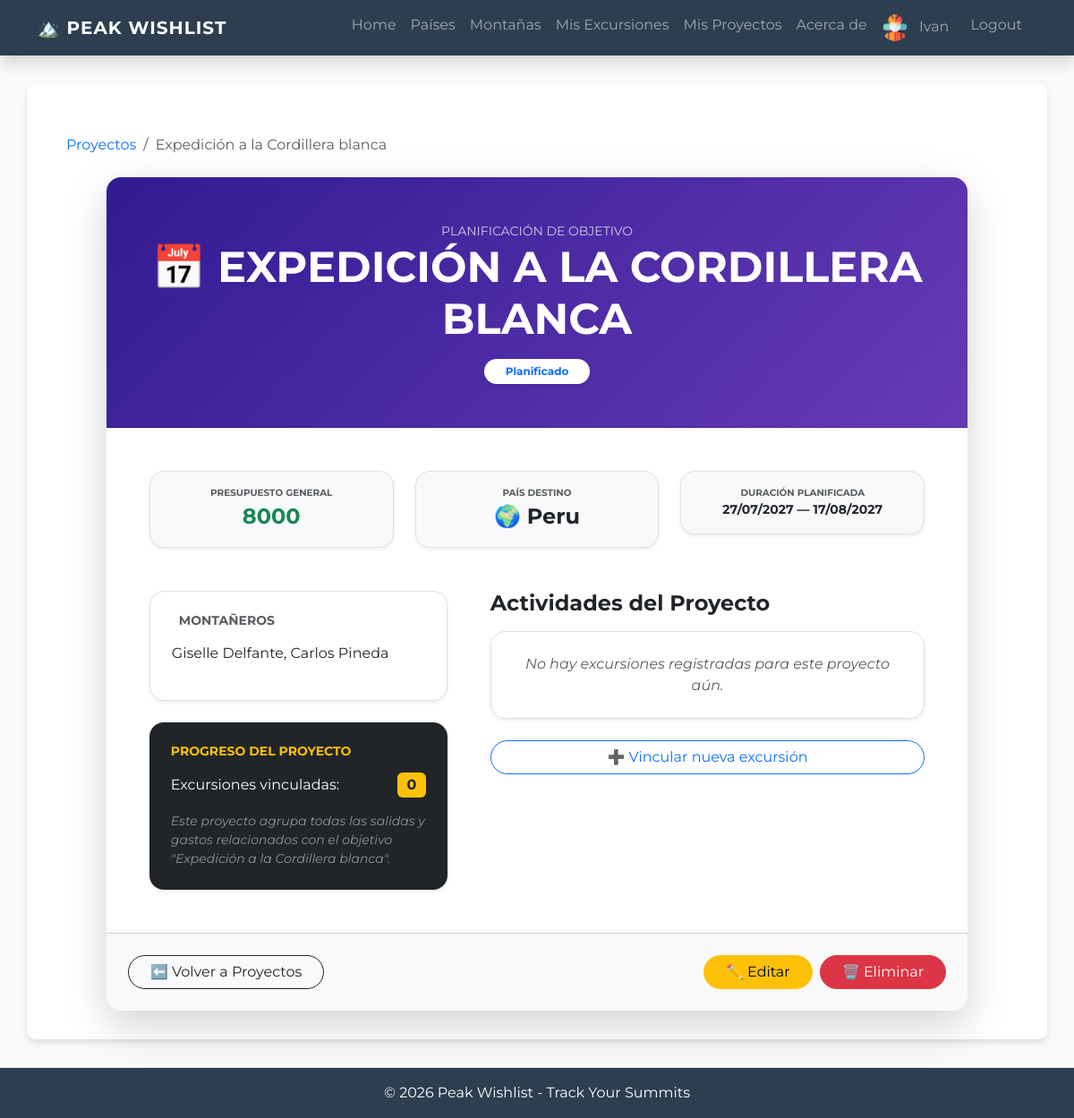
Before: /proyecto/6/ (signed in) with the older database file.
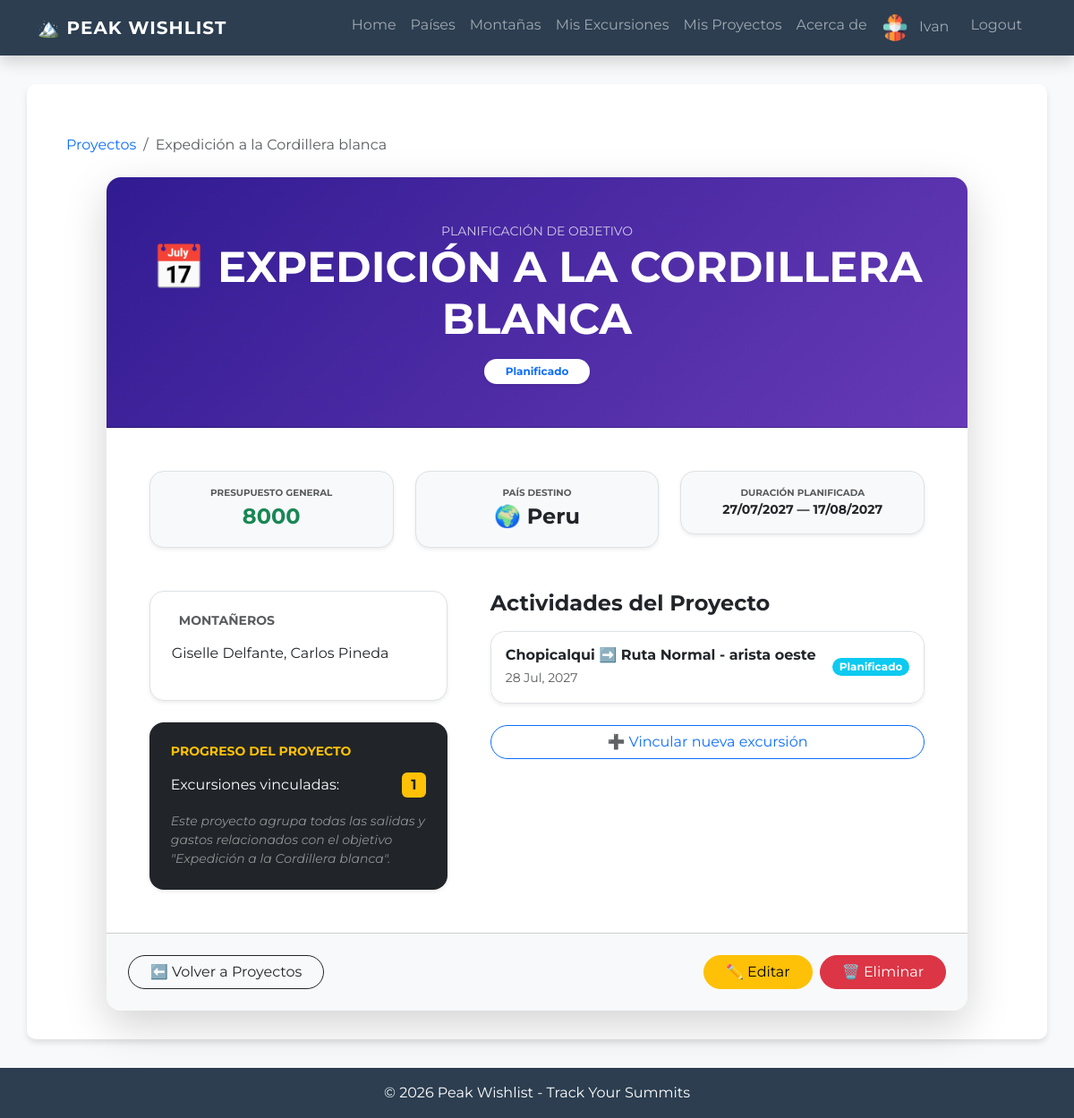
After: the same page with the newer database file.
### peak_wishlist/models.py (models this page shows, shortened)
class Proyecto(models.Model):
    class Estado(models.TextChoices):
        PLANIFICADO = 'Planificado'
        COMPLETADO = 'Cumbre/Completado'
    nombre = models.CharField(max_length=250, null=False, blank=False)
    pais_destino = models.ForeignKey(Pais, on_delete=models.PROTECT, null=False, blank=False)
    usuario = models.ForeignKey(User,  on_delete=models.CASCADE, null = False)
    fecha_inicio = models.DateField(null=False, blank=False)
    fecha_fin = models.DateField(null=False, blank=False)
    presupuesto_general = MoneyField(max_digits=8, decimal_places=0, null=False, blank=False)
    companeros = models.TextField(max_length=250, null=False, blank=False)
    estado = models.CharField(choices=Estado.choices, max_length=20, null=False, blank=True)

class Pais(models.Model):
    class Continente(models.TextChoices):
        AMERICA = 'America'
        EUROPA = 'Europa'
        AFRICA = 'Africa'
        OCEANIA = 'Oceania'
        ASIA = 'Asia'
    nombre = models.CharField(max_length= 50)
    continente = models.CharField(max_length=20, choices=Continente.choices, null=False)
    class Meta:
        verbose_name="Pais"
        verbose_name_plural="Paises"

class Excursion(models.Model):
    class Modalidad(models.TextChoices):
        GUIADO = 'Guiado'
        AUTOGUIADO = 'Autoguiado'
    class Estado(models.TextChoices):
        PLANIFICADO = 'Planificado'
        CUMBRE_COMPLETADO = 'Cumbre/Completado'
        INTENTO = 'Intento'
        CANCELADO = 'Cancelado'
    fecha_hora_inicio = models.DateTimeField(blank=False, null=False)
    fecha_hora_fin = models.DateTimeField(blank=False, null=False)
    equipo_utilizado = models.TextField(max_length=250, null=False, blank=False)
    companeros = models.TextField(max_length=250, null=False, blank=False)
    condiciones = models.TextField(max_length=250, null=False, blank=False)
    observaciones = models.TextField(max_length=250, null=False, blank=False)
    costo_total = MoneyField(max_digits=10, decimal_places=2, null=True, blank=True)
    modalidad = models.CharField(choices=Modalidad.choices, max_length=15, null=False, blank=True)
    estado = models.CharField(choices=Estado.choices, max_length=20, null=False, blank=True)
    ruta = models.ForeignKey(Ruta, on_delete=models.PROTECT, null=False, blank=False, related_name='salidas')
    proyecto = models.ForeignKey(Proyecto, on_delete=models.CASCADE, null=True, blank=True, related_name='actividades')
    usuario = models.ForeignKey(User,  on_delete=models.CASCADE, null = False)
    class Meta:
        verbose_name="Excursion"
        verbose_name_plural="Excursiones"

class Ruta(models.Model):
    class DificultadEscalada(models.TextChoices):
        R_56_4C_TRAD = "5.6 - 4c - Trad", "5.6 - 4c - Trad"
        R_56_4C_SPORT = "5.6 - 4c - Sport", "5.6 - 4c - Sport"
        R_57_5A_TRAD = "5.7 - 5a - Trad", "5.7 - 5a - Trad"
        R_57_5A_SPORT = "5.7 - 5a - Sport", "5.7 - 5a - Sport"
        R_58_5B_TRAD = "5.8 - 5b - Trad", "5.8 - 5b - Trad"
        R_58_5B_SPORT = "5.8 - 5b - Sport", "5.8 - 5b - Sport"
        R_59_5C_TRAD = "5.9 - 5c - Trad", "5.9 - 5c - Trad"
        R_59_5C_SPORT = "5.9 - 5c - Sport", "5.9 - 5c - Sport"
        R_510A_6A_TRAD = "5.10a - 6a - Trad", "5.10a - 6a - Trad"
        R_510A_6A_SPORT = "5.10a - 6a - Sport", "5.10a - 6a - Sport"
        R_510B_6A1_TRAD = "5.10b - 6a+ - Trad", "5.10b - 6a+ - Trad"
        R_510B_6A1_SPORT = "5.10b - 6a+ - Sport", "5.10b - 6a+ - Sport"
        R_510C_6B_TRAD = "5.10c - 6b - Trad", "5.10c - 6b - Trad"
        R_510C_6B_SPORT = "5.10c - 6b - Sport", "5.10c - 6b - Sport"
        R_510D_6B1_TRAD = "5.10d - 6b+ - Trad", "5.10d - 6b+ - Trad"
        R_510D_6B1_SPORT = "5.10d - 6b+ - Sport", "5.10d - 6b+ - Sport"
        R_511A_6C_TRAD = "5.11a - 6c - Trad", "5.11a - 6c - Trad"
        R_511A_6C_SPORT = "5.11a - 6c - Sport", "5.11a - 6c - Sport"
        R_511B_6C1_TRAD = "5.11b - 6c+ - Trad", "5.11b - 6c+ - Trad"
        R_511B_6C1_SPORT = "5.11b - 6c+ - Sport", "5.11b - 6c+ - Sport"
        R_511C_7A_TRAD = "5.11c - 7a - Trad", "5.11c - 7a - Trad"
        R_511C_7A_SPORT = "5.11c - 7a - Sport", "5.11c - 7a - Sport"
        R_511D_7A1_TRAD = "5.11d - 7a+ - Trad", "5.11d - 7a+ - Trad"
        R_511D_7A1_SPORT = "5.11d - 7a+ - Sport", "5.11d - 7a+ - Sport"
        R_512A_7B_TRAD = "5.12a - 7b - Trad", "5.12a - 7b - Trad"
        R_512A_7B_SPORT = "5.12a - 7b - Sport", "5.12a - 7b - Sport"
        R_512B_7B1_TRAD = "5.12b - 7b+ - Trad", "5.12b - 7b+ - Trad"
        R_513A_8A_SPORT = "5.13a - 8a - Sport", "5.13a - 8a - Sport"
        R_514A_8C_SPORT = "5.14a - 8c - Sport", "5.14a - 8c - Sport"
        R_515A_9B_SPORT = "5.15a - 9b - Sport", "5.15a - 9b - Sport"
    class DificultadAltaMontana(models.TextChoices):
        F = "F, I/II, 30°", "F, I/II, 30°"
        PD_MINUS = "PD-, II, 35°", "PD-, II, 35°"
        PD = "PD, II+, 40°", "PD, II+, 40°"
        PD_PLUS = "PD+, III, 45°", "PD+, III, 45°"
        AD_MINUS = "AD-, III+, 45°", "AD-, III+, 45°"
        AD = "AD, IV, 50°", "AD, IV, 50°"
        AD_PLUS = "AD+, IV+, 55°", "AD+, IV+, 55°"
        D_MINUS = "D-, V-, 60°", "D-, V-, 60°"
        D = "D, V, 65°", "D, V, 65°"
        D_PLUS = "D+, V+, 70°", "D+, V+, 70°"
        TD_MINUS = "TD-, VI-, 75°", "TD-, VI-, 75°"
        TD = "TD, VI, 80°", "TD, VI, 80°"
        TD_PLUS = "TD+, VI+, 85°", "TD+, VI+, 85°"
        ED1 = "ED1, VII, 90°", "ED1, VII, 90°"
        ED2 = "ED2, VII+, 90°", "ED2, VII+, 90°"
        ED3 = "ED3, VIII, 90°+", "ED3, VIII, 90°+"
        ED4 = "ED4, VIII+, 90°/100°", "ED4, VIII+, 90°/100°"
    class DificultadSenderismo(models.TextChoices):
        T1 = "T1, Senderismo", "T1, Senderismo"
        T2 = "T2, Senderismo de montaña", "T2, Senderismo de montaña"
        T3 = "T3, Senderismo de montaña exigente", "T3, Senderismo de montaña exigente"
        T4 = "T4, Senderismo alpino", "T4, Senderismo alpino"
        T5 = "T5, Senderismo alpino exigente", "T5, Senderismo alpino exigente"
        T6 = "T6, Senderismo alpino difícil", "T6, Senderismo alpino difícil"
    class DificultadMTB(models.TextChoices):
        S0 = "S0, Muy fácil", "S0, Muy fácil"
        S1 = "S1, Fácil", "S1, Fácil"
        S2 = "S2, Moderada", "S2, Moderada"
        S3 = "S3, Difícil", "S3, Difícil"
        S4 = "S4, Muy difícil", "S4, Muy difícil"
        S5 = "S5, Extrema", "S5, Extrema"
    class TipoActividad(models.TextChoices):
        ALTA_MONTANA = 'Alta Montaña'
        ESCALADA_EN_ROCA = 'Escalada'
        TREKKING = 'Trekking'
        MTB = 'Bicicleta de Montaña'
    class TipoTrayecto(models.TextChoices):
        IDA_Y_VUELTA = 'Ida y vuelta'
        Circuito = 'Circuito'
        Travesia = 'Travesia'
        Circunvalacion = 'Circunvalacion'
    class ExigenciaFisica(models.TextChoices):
        UN_DIA_E = 'Treking/escalada de un Dia'
        DOS_DIAS = 'Trekking/escalada de Fin de Semana'
        VARIOS_DIAS = 'Varios Dias en Montaña'
        GRAN_RECORRIDO = 'Gran Recorrido'
        RECORRIDO_LOCAL = 'Recorrido Local'
    class UnidadTiempo(models.TextChoices):
        DIAS = 'Dias'
        HORAS = 'Horas'
    nombre = models.CharField(max_length= 50, null=False, blank=False, default="Ruta Normal")
    actividad = models.CharField(max_length=30, choices=TipoActividad.choices, null=False, blank=False)
    tipo_trayecto = models.CharField(max_length=20, choices=TipoTrayecto.choices, null=False, blank=False)
    exigencia = models.CharField(max_length=50, choices=ExigenciaFisica.choices, null=False, blank=False)
    distancia = models.DecimalField(max_digits=7, decimal_places=2, null=False, blank=False)
    desnivel_positivo = models.DecimalField(max_digits=7, decimal_places=2, null=False, blank=False)
    informacion_general = models.TextField(max_length=250, null=True, blank=True)
    gps_trakking = models.URLField(max_length=100, null=False, blank=False)
    montana = models.ForeignKey(Montana, null=False, blank= False, on_delete=models.CASCADE, verbose_name="montaña")
    equipo_sugerido = models.TextField(max_length=250, null=False, blank=False)
    tiempo_estimado = models.IntegerField(null=False, blank= False)
    unidad_tiempo_estimado = models.CharField(choices=UnidadTiempo.choices, blank=False, null=False)
    dificultad_tecnica = models.CharField(max_length=50, null=False, blank=False)
    observaciones = models.TextField(max_length=200, null=True, blank=True)
    indicaciones_inicio_ruta = models.TextField(max_length=200, null=True, blank=True)

class Montana(models.Model):
    nombre = models.CharField(max_length= 50, null=False, blank=False)
    altitud = models.PositiveIntegerField(null=False, blank=False)
    cordillera = models.CharField(max_length=50, null=True, blank=True)
    pais = models.ManyToManyField(Pais, related_name="montanas")
    informacion_general = models.TextField(max_length=250, null=True, blank=True)
    requiere_permiso = models.BooleanField(default=False)
    parque = models.ForeignKey(Parque, null=True, blank=True, on_delete=models.PROTECT)
    class Meta:
        verbose_name="Montaña"
        verbose_name_plural="Montañas"

### peak_wishlist/views/proyecto.py (the view)
# urls.py: path("proyecto/<int:pk>/", proyecto.ProyectoDetail.as_view(), name="proyecto_detail"),
class ProyectoDetail(DetailView):
    model = Proyecto
    template_name = "peak_wishlist/proyecto_detail.html"
    context_object_name = "proyecto"

### peak_wishlist/templates/peak_wishlist/proyecto_detail.html (shortened to what the changed rows need)
{% extends 'peak_wishlist/base.html' %}
{% block contenido %}
<div class="container mt-4">
    <nav aria-label="breadcrumb" class="mb-4">
        <ol class="breadcrumb">
            <li class="breadcrumb-item"><a href="{% url 'peak_wishlist:proyectos' %}" class="text-decoration-none">Proyectos</a></li>
            <li class="breadcrumb-item active">{{ proyecto.nombre }}</li>
        </ol>
    </nav>
    <div class="row justify-content-center">
        <div class="col-md-11">
            <div class="card border-0 shadow-lg rounded-4 overflow-hidden">
                <div class="card-header py-5 text-center text-white"
                     style="background: linear-gradient(135deg, #311b92 0%, #673ab7 100%);">
                    <span class="text-uppercase tracking-widest small opacity-75">Planificación de Objetivo</span>
                    <h1 class="display-5 fw-bold mb-0">📅 {{ proyecto.nombre|upper }}</h1>
                    <div class="mt-3">
                        <span class="badge rounded-pill bg-white text-primary px-4 py-2 shadow-sm fw-bold">
                            {{ proyecto.get_estado_display }}
                        </span>
                    </div>
                </div>
                <div class="card-body p-4 p-lg-5">
                    <div class="row g-4 mb-5 text-center">
                        <div class="col-md-4">
                            <div class="p-3 border rounded-4 bg-light shadow-sm">
                                <small class="text-muted d-block fw-bold text-uppercase" style="font-size: 0.65rem;">Presupuesto General</small>
                                <span class="fs-4 fw-bold text-success">{{ proyecto.presupuesto_general }}</span>
                            </div>
                        </div>
                        <div class="col-md-4">
                            <div class="p-3 border rounded-4 bg-light shadow-sm">
                                <small class="text-muted d-block fw-bold text-uppercase" style="font-size: 0.65rem;">País Destino</small>
                                <span class="fs-4 fw-bold text-dark">🌍 {{ proyecto.pais_destino.nombre }}</span>
                            </div>
                        </div>
                        <div class="col-md-4">
                            <div class="p-3 border rounded-4 bg-light shadow-sm">
                                <small class="text-muted d-block fw-bold text-uppercase" style="font-size: 0.65rem;">Duración Planificada</small>
                                <span class="small fw-bold text-dark d-block">
                                    {{ proyecto.fecha_inicio|date:"d/m/Y" }} — {{ proyecto.fecha_fin|date:"d/m/Y" }}
                                </span>
                            </div>
                        </div>
                    </div>
                    <div class="row g-5">
                        <div class="col-lg-5">
                            <div class="p-4 rounded-4 border bg-white shadow-sm mb-4">
                                <div class="text-dark fs-6">
                                    {{ proyecto.companeros|linebreaks }}
                                </div>
                            </div>
                            <div class="p-4 rounded-4 bg-dark text-white shadow-sm">
                                <h6 class="fw-bold mb-3 text-uppercase small text-warning">Progreso del Proyecto</h6>
                                <div class="d-flex justify-content-between align-items-center">
                                    <span>Excursiones vinculadas:</span>
                                    <span class="badge bg-warning text-dark fs-6">{{ proyecto.actividades.count }}</span>
                                </div>
                                <div class="mt-3 small text-white-50 fst-italic">
                                    Este proyecto agrupa todas las salidas y gastos relacionados con el objetivo "{{ proyecto.nombre }}".
                                </div>
                            </div>
                        </div>
                        <div class="col-lg-7">
                            <div class="list-group list-group-flush border rounded-4 overflow-hidden shadow-sm">
                                {% for salida in proyecto.actividades.all %}
                                    <a href="{% url 'peak_wishlist:excursion_detail' salida.pk %}" class="list-group-item list-group-item-action p-3">
                                        <div class="d-flex w-100 justify-content-between align-items-center">
                                            <div>
                                                <h6 class="mb-1 fw-bold">{{ salida.ruta.montana.nombre }} ➡️ {{ salida.ruta.nombre }} </h6>
                                                <small class="text-muted">{{ salida.fecha_hora_inicio|date:"d M, Y" }}</small>
                                            </div>
                                            <span class="badge rounded-pill {% if salida.estado == 'Cumbre/Completado' %}bg-success{% else %}bg-info{% endif %}">
                                                {{ salida.get_estado_display }}
                                            </span>
                                        </div>
                                    </a>
                                {% empty %}
                                    <div class="p-4 text-center text-muted">
                                        <p class="mb-0 fst-italic">No hay excursiones registradas para este proyecto aún.</p>
                                    </div>
                                {% endfor %}
                            </div>
                        </div>
                    </div>
                </div>
            </div>
        </div>
    </div>
</div>
{% endblock %}

Changed rows visible on the page:
computed for Proyecto "EXPEDICIÓN A LA CORDILLERA BLANCA": actividades.count "0" → "1"
added Excursion: ruta.montana.nombre "Chopicalqui", ruta.nombre "Ruta Normal - arista oeste", fecha_hora_inicio "28 Jul, 2027", estado "Planificado"
Other visible differences:
text no longer shown: "No hay excursiones registradas para este proyecto aún."
